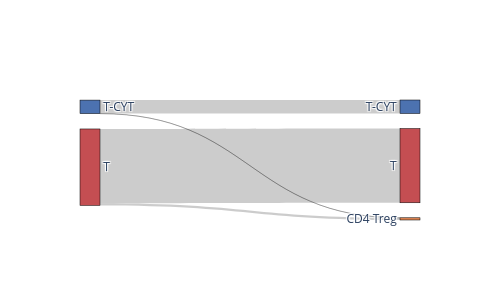

The notebook cell saved with this chart:
### Code cell
import plotly.graph_objects as go

from itertools import product


clusters_before = adata_T_cells.obs.author_cell_type.unique().tolist()
clusters_after = adata_T_cells.obs.author_cell_type_fine.unique().tolist()
change = {}

for ct in adata_T_cells.obs["author_cell_type"].unique():
    change[ct] = adata_T_cells[adata_T_cells.obs["author_cell_type"] == ct].obs["author_cell_type_fine"].value_counts().to_dict()

fig = go.Figure(data=[go.Sankey(
    node = dict(
      pad = 15,
      thickness = 20,
      line = dict(color = "black", width = 0.5),
      label = clusters_before + clusters_after,
      color = ["#4C72B0", "#C44E52", "#4C72B0", "#C44E52", "#DD8452"]
    ),
    link = dict(
      source = np.repeat(np.arange(len(clusters_before)), len(clusters_after)),
      target = np.tile(np.arange(len(clusters_before), len(clusters_after) + len(clusters_before)), len(clusters_before)),
      value = [change[ct1].get(ct2, 0) for ct1, ct2 in product(clusters_before, clusters_after)]
  ))])

fig.update_layout(
    width=500, height=300
)
fig.write_image("cluster_change_REF_Treg.svg")

fig.show()

### Figure 1 — Plotly figure (JSON) as saved in the notebook; plotly's stock layout.template omitted (floating-point values rounded to 4 significant figures)
{"data": [{"link": {"source": [0, 0, 0, 1, 1, 1], "target": [2, 3, 4, 2, 3, 4], "value": [2183, 0, 2, 0, 11981, 357]}, "node": {"color": ["#4C72B0", "#C44E52", "#4C72B0", "#C44E52", "#DD8452"], "label": ["T-CYT", "T", "T-CYT", "T", "CD4 Treg"], "line": {"color": "black", "width": 0.5}, "pad": 15, "thickness": 20}, "type": "sankey"}], "layout": {"height": 300, "width": 500}}
